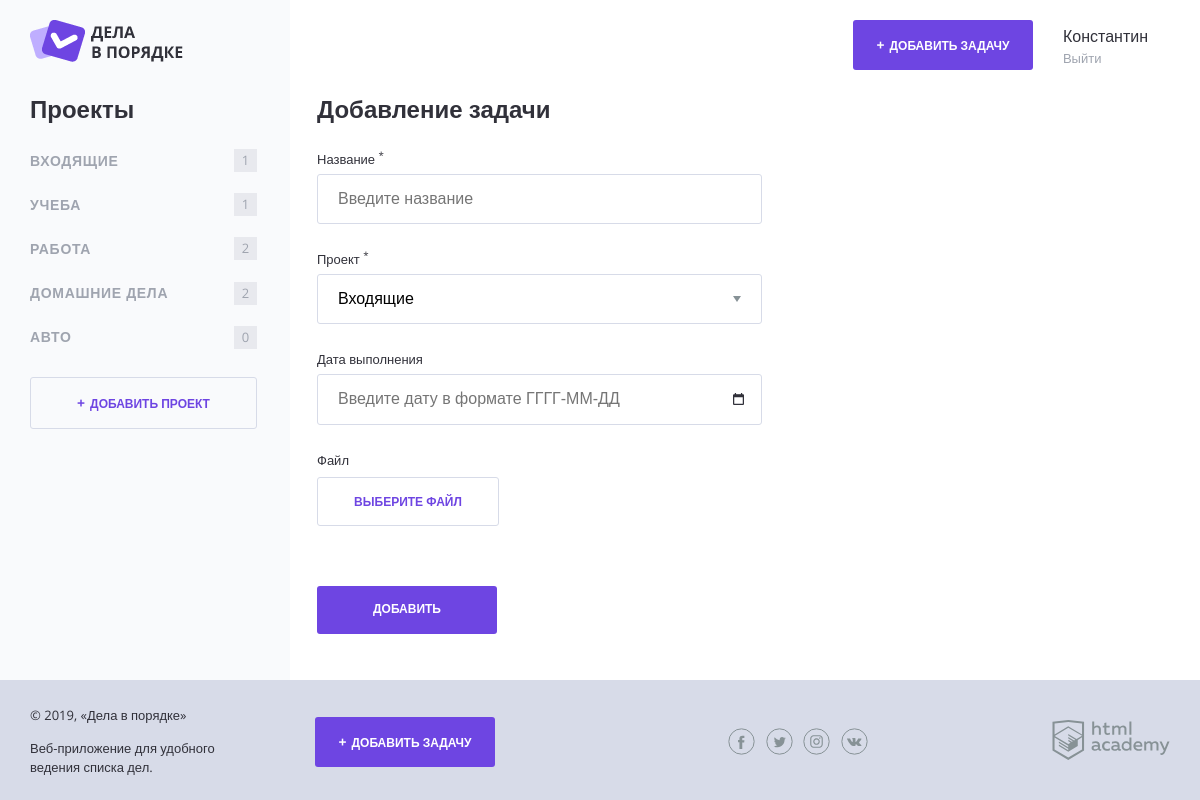
Page /add-task.php on the committed database.
### tables this page shows
CREATE TABLE projects (
  `id` INT AUTO_INCREMENT PRIMARY KEY,
  `title` VARCHAR(255) NOT NULL UNIQUE,
  `user_id` INT NOT NULL,
   
  FOREIGN KEY (`user_id`) REFERENCES `users` (`id`)
);

### functions/template.php (called while the page is built, shortened)
<?php
function includeTemplate($tmpName, array $data = []) {
    $tmpName = 'templates/' . $tmpName;
    extract($data);
    require $tmpName;
    $result = ob_get_clean();
    return $result;
}
function getClassForMenuItem($project) {
    return (isset($_GET['project_id']) && $_GET['project_id'] === $project['id']) ?
        'main-navigation__list-item--active' :
        '';
}
function buildUrlForProject($scenario, $params) {
    $path = '/' . $scenario . '?';
    $query = http_build_query($params);
    $url = $path . $query;
    return $url;
}

### functions/db.php (called while the page is built, shortened)
<?php
function dbQuery($conn, $sql) {
    $result = mysqli_query($conn, $sql);
    $res_assoc = mysqli_fetch_all($result, MYSQLI_ASSOC);
    return $res_assoc;
}
function getProjects(mysqli $conn) {
    $sql = 'SELECT p.id, p.title, COUNT(t.id) AS tasks_count FROM projects p LEFT JOIN tasks t ON t.project_id = p.id GROUP BY p.id';
    return dbQuery($conn, $sql);
}

### init.php (called while the page is built, shortened)
<?php
require_once('config.php');
require_once('functions/db.php');
require_once('functions/template.php');
$conn = dbConnect($config['db']);
$projects = getProjects($conn);

### templates/add-task.php (the view, shortened to what this page needs)
<section class="content__side">
    <h2 class="content__side-heading">Проекты</h2>
    <nav class="main-navigation">
        <ul class="main-navigation__list">
            <?foreach ($projects as $project):?>
            <li class="main-navigation__list-item">
                <a class="main-navigation__list-item-link <?= getClassForMenuItem($project) ?>"
                    href=<?= buildUrlForProject('index.php', ['project_id' => $project['id']]) ?>><?= $project['title'] ?></a>
                <span class="main-navigation__list-item-count"><?= $project['tasks_count'] ?></span>
            </li>
            <?endforeach;?>
        </ul>
    </nav>
    <a class="button button--transparent button--plus content__side-button" href="form-project.html">Добавить проект</a>
</section>
<main class="content__main">
    <h2 class="content__main-heading">Добавление задачи</h2>
    <form class="form" action="/add-task.php" method="post" enctype="multipart/form-data" autocomplete="off">
        <div class="form__row">
            <label class="form__label" for="name">Название <sup>*</sup></label>
            <input class="form__input <?= $class['name'] ?? '' ?>" type="text" name="name" id="name"
                value="<?= $post['name'] ?? NULL ?>" placeholder="Введите название">
        </div>
        <div class="form__row">
            <label class="form__label" for="project">Проект <sup>*</sup></label>
            <select class="form__input form__input--select <?= $class['project_id'] ?? '' ?>" name="project_id"
                id="project">
                <?foreach ($projects as $project):?>
                <option value="<?= $project['id'] ?>"><?= $project['title'] ?></option>
                <?endforeach;?>
            </select>
        </div>
        <div class="form__row">
            <label class="form__label" for="date">Дата выполнения</label>
            <input class="form__input form__input--date <?= $class['date'] ?? '' ?>" type="text" name="date" id="date"
                value="<?= $post['date'] ?? NULL ?>" placeholder="Введите дату в формате ГГГГ-ММ-ДД">
        </div>
        <div class="form__row">
            <label class="form__label" for="file">Файл</label>
            <div class="form__input-file">
                <label class="button button--transparent" for="file">
                    <span>Выберите файл</span>
                </label>
            </div>
        </div>
        <div class="form__row form__row--controls">
            <input class="button" type="submit" name="" value="Добавить">
        </div>
    </form>
</main>

### rows in the picture
projects: title "ВХОДЯЩИЕ", tasks_count "1"
projects: title "УЧЕБА", tasks_count "1"
projects: title "РАБОТА", tasks_count "2"
projects: title "ДОМАШНИЕ ДЕЛА", tasks_count "2"
projects: title "АВТО", tasks_count "0"

### other values in the picture
form field project_id "Входящие"
